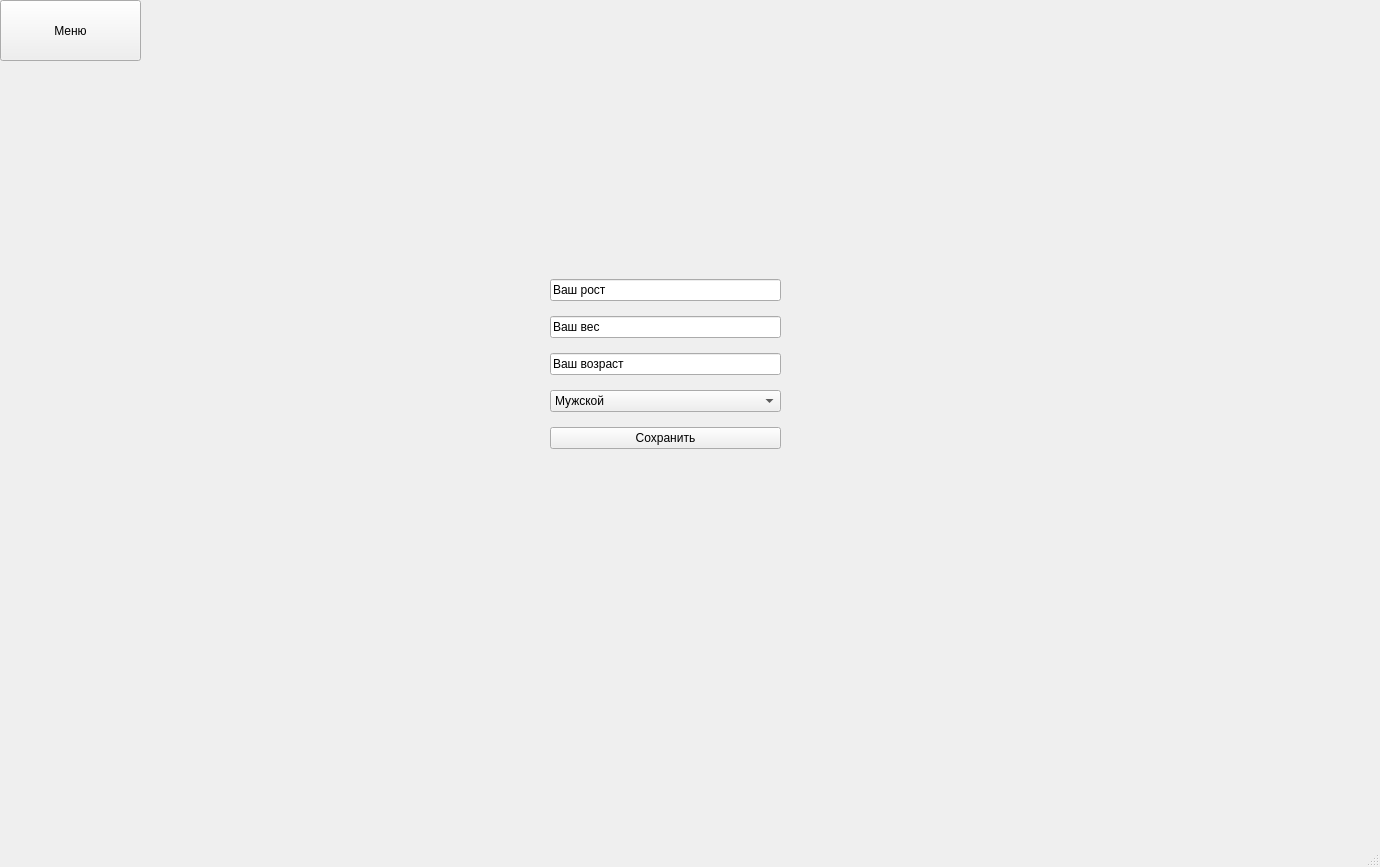
<?xml version="1.0" encoding="UTF-8"?>
<ui version="4.0">
 <class>MainWindow</class>
 <widget class="QMainWindow" name="MainWindow">
  <property name="geometry">
   <rect>
    <x>0</x>
    <y>0</y>
    <width>1380</width>
    <height>867</height>
   </rect>
  </property>
  <property name="windowTitle">
   <string>MainWindow</string>
  </property>
  <widget class="QWidget" name="centralwidget">
   <widget class="QPushButton" name="menu_button">
    <property name="geometry">
     <rect>
      <x>0</x>
      <y>0</y>
      <width>141</width>
      <height>61</height>
     </rect>
    </property>
    <property name="text">
     <string>Меню</string>
    </property>
   </widget>
   <widget class="QWidget" name="verticalLayoutWidget">
    <property name="geometry">
     <rect>
      <x>550</x>
      <y>270</y>
      <width>231</width>
      <height>191</height>
     </rect>
    </property>
    <layout class="QVBoxLayout" name="verticalLayout">
     <item>
      <widget class="QLineEdit" name="user_height_line_edit">
       <property name="text">
        <string>Ваш рост</string>
       </property>
      </widget>
     </item>
     <item>
      <widget class="QLineEdit" name="user_weight_line_edit">
       <property name="text">
        <string>Ваш вес</string>
       </property>
      </widget>
     </item>
     <item>
      <widget class="QLineEdit" name="user_age_line_edit">
       <property name="text">
        <string>Ваш возраст</string>
       </property>
      </widget>
     </item>
     <item>
      <widget class="QComboBox" name="user_sex_combobox">
       <item>
        <property name="text">
         <string>Мужской</string>
        </property>
       </item>
       <item>
        <property name="text">
         <string>Женский</string>
        </property>
       </item>
      </widget>
     </item>
     <item>
      <widget class="QPushButton" name="user_data_save">
       <property name="text">
        <string>Сохранить</string>
       </property>
      </widget>
     </item>
    </layout>
   </widget>
  </widget>
  <widget class="QStatusBar" name="statusbar"/>
 </widget>
 <resources/>
 <connections/>
</ui>
